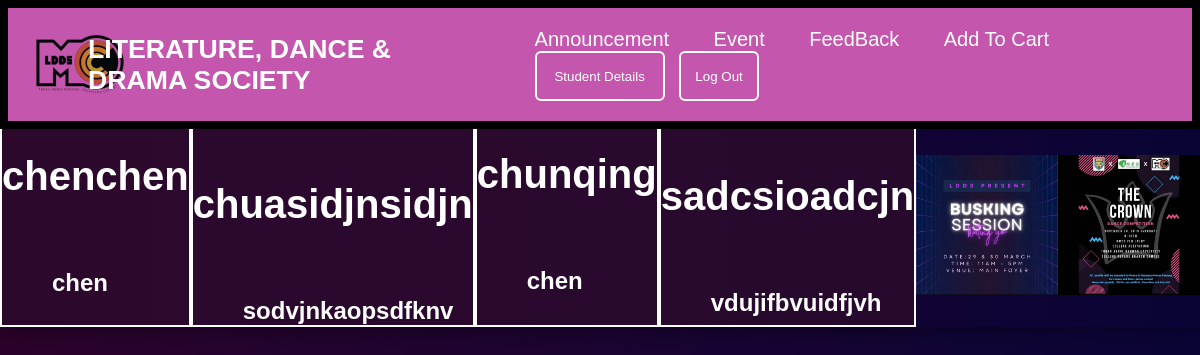
Screenshot of /announcement.php with the database file from the repository.
### tables this page shows
CREATE TABLE `announcement` (
  `title_announcement` varchar(50) NOT NULL,
  `description` varchar(100) NOT NULL
);

### announcement.php (the view, shortened to what this page needs)
<!DOCTYPE html>
<html>
    <head>
        <link href="announcementstyle.css" rel="stylesheet" type="text/css"/>
    </head>
    <body>
        <?php
        include'./header.php';
        ?>
        <?php
        $con=new mysqli(DB_HOST,DB_USER,DB_PASS,DB_NAME);
        $sql="SELECT * FROM announcement";
        if($result=$con->query($sql)){
            while($record=$result->fetch_object()){
            printf("<div class='storing'>
                    <h1 class='head1'>%s</h1>
                    <div class='announce'><h2>%s</h2></div>
                    </div>
                    ",$record->title_announcement,
                      $record->description);
            }
        }
         ?>
        <div class="keep">
        <div class="slider">
            <figure>
                <img id="img1" src="Image1.jpg" alt=""/>
                <img id="img2" src="Image2.jpg" alt=""/>
            </figure>
        </div>
            </div>
    </body>
</html>

### announcementstyle.css (style rules this page uses)
.storing { background-color: rgba(46, 11, 45,0.8); border: 2px solid white; }
* { margin:0; padding:0; box-sizing:border-box; }
body { background:linear-gradient(to right,#2b022b,#090436); display:flex; font-family:Arial,Helvetica,san-serif; box-shadow: 0px 0px 20px rgba(0,0,0,0.5); }
.head1 { text-align: center; color:white; font-size: 40px; margin-top:30%; }
h2 { margin-left: 50px; }
.announce { margin-top: 70px; color:white; }
div.keep { width: 80%; }
.storing { margin-top: 8%; }
.slider { overflow:hidden; }
.slider figure { position: relative; width: 200%; margin: 0; left: 0; animation:20s slider infinite; }
.slider figure img { height: 100%; margin-top:155px; float: left; width: 25%; }

### rows the page displays
announcement: title_announcement "chenchen", description "chen"
announcement: title_announcement "chuasidjnsidjn", description "sodvjnkaopsdfknv"
announcement: title_announcement "chunqing", description "chen"
announcement: title_announcement "sadcsioadcjn", description "vdujifbvuidfjvh"
